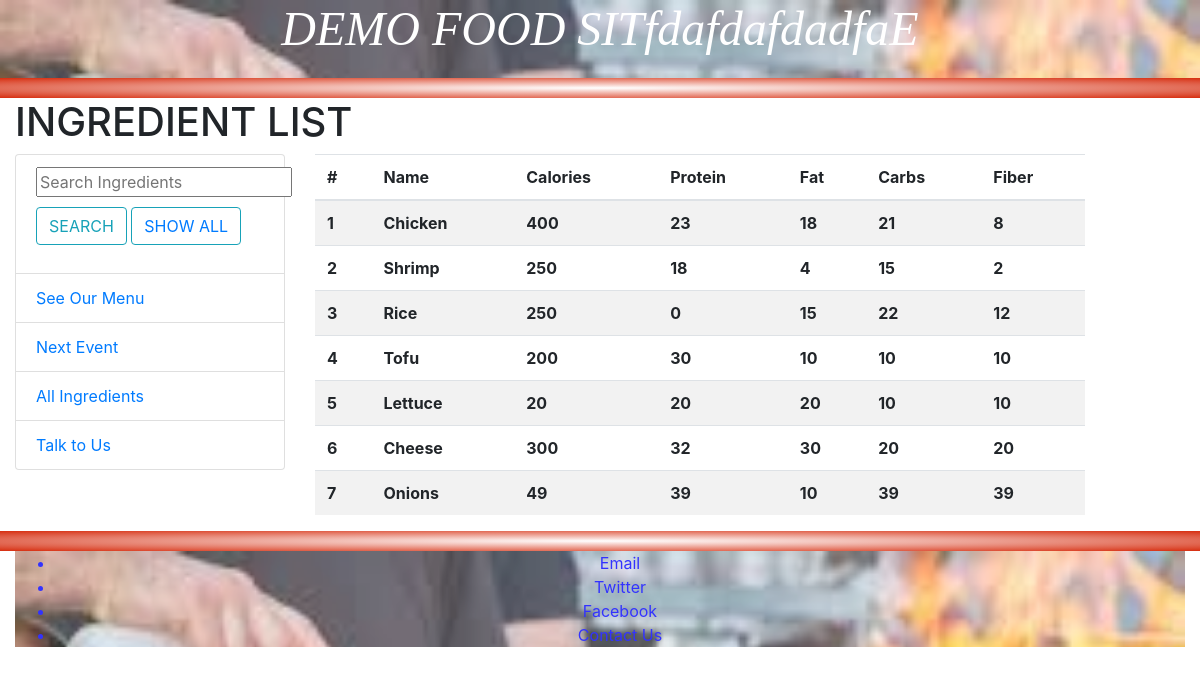
/all_ingredients, run on the app's committed database.
### demo/models.py (models this page shows, shortened)
class Ingredient(BaseModel):
    name = models.CharField(max_length=100)
    calories = models.IntegerField(validators=[
        MinValueValidator(0), MaxValueValidator(2000)])
    protein = models.IntegerField(validators=[MinValueValidator(0), MaxValueValidator(500)])
    fat = models.IntegerField(validators=[MinValueValidator(0), MaxValueValidator(500)])
    fiber = models.IntegerField(validators=[MinValueValidator(0), MaxValueValidator(500)])
    carbs = models.IntegerField(validators=[MinValueValidator(0), MaxValueValidator(500)])
    type = models.CharField(max_length=100, choices=FOOD_TYPES, default="Topping")

### demo/views.py (the view)
# urls.py: path("all_ingredients", AllIngredientsView.as_view(), name="all_ingredients"),
class AllIngredientsView(ListView):
    queryset = Ingredient.objects.all()
    def get_queryset(self, *args, **kwargs):
        q_set = Ingredient.objects.all()
        query = self.request.GET.get("q", None)
        if query is not None:
            query = query.lower().capitalize()  # Changed to match DB syntax
            q_set = q_set.filter(
            Q(name__icontains = query) |
            Q(type__icontains = query)
            )
        return q_set

### demo/templates/demo/ingredient_list.html
{% extends "layout.html" %}
{% load staticfiles %}
{% block extra_style %}
<link rel="stylesheet" href="{% static 'demo/css/ingredients.css' %}">
{% endblock %}
{% block body %}
  <h1>INGREDIENT LIST</h1>
  <div class="row">
    <div class="col-sm-3">
        {% include "demo/tabs_with_search.html" %}
    </div>
    <div class="col-sm-8">
      <table class="table table-striped">
        <thead>
          <tr>
            <th> # </th>
            <th>Name</th>
            <th>Calories</th>
            <th>Protein</th>
            <th>Fat</th>
            <th>Carbs</th>
            <th>Fiber</th>
          </tr>
        </thead>
        <tbody>
          {% for obj in object_list %}
          <tr>
            <th> {{ forloop.counter }}</th>
            <th> {{ obj.name }}</th>
            <th> {{ obj.calories }}</th>
            <th> {{ obj.protein }}</th>
            <th> {{ obj.fat }}</th>
            <th> {{ obj.carbs }}</th>
            <th> {{ obj.fiber }}</th>
          </tr>
          {% endfor %}
        </tbody>
      </table>
    </div>
  </div>
{% endblock %}

### data on the page
Ingredient: name "Chicken", calories "400", protein "23", fat "18", carbs "21", fiber "8"
Ingredient: name "Shrimp", calories "250", protein "18", fat "4", carbs "15", fiber "2"
Ingredient: name "Rice", calories "250", protein "0", fat "15", carbs "22", fiber "12"
Ingredient: name "Tofu", calories "200", protein "30", fat "10", carbs "10", fiber "10"
Ingredient: name "Lettuce", calories "20", protein "20", fat "20", carbs "10", fiber "10"
Ingredient: name "Cheese", calories "300", protein "32", fat "30", carbs "20", fiber "20"
Ingredient: name "Onions", calories "49", protein "39", fat "10", carbs "39", fiber "39"
